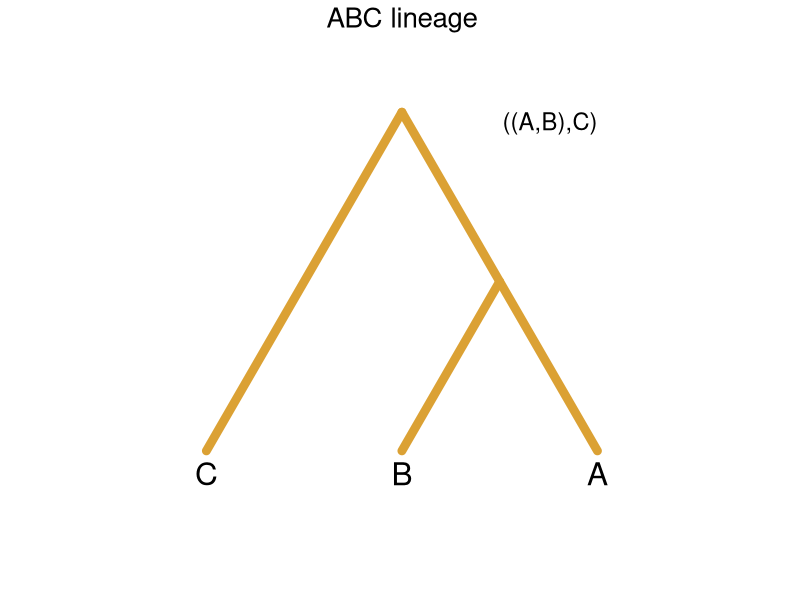

Write R code to recreate this figure.
library(gridExtra)
library(tidyverse)

# define the fig code
myfun <- function(linecolor, linewid,
                  label.01, label.01.size,
                  label.02, label.02.size,
                  title.text,
                  title.size){
  polygon_regular(n=3) %>%
    as.data.frame() %>%
    head(n=3) -> dat
  dat[3, ] %>%
    bind_cols(dat[1, ] %>%
                rename("V3"="V1",
                       "V4"="V2")) -> dat01
  dat[1, ] %>%
    bind_cols(dat[2, ] %>%
                rename("V3"="V1",
                       "V4"="V2")) -> dat02
  (dat[3, ]/2 + dat[1, ]/2) %>%
    bind_cols((dat[3, ]/2 + dat[2, ]/2) %>%
                rename("V3"="V1",
                       "V4"="V2")) -> dat03
  dat01 %>%
    bind_rows(dat02) %>%
    bind_rows(dat03) %>%
    ggplot() +
    geom_segment(aes(x=V1, xend=V3, y=V2, yend=V4),
                 linewidth=linewid,
                 color=linecolor,
                 lineend="round",
                 linejoin="round") +
    theme_bw() +
    theme(panel.grid = element_blank(),
          axis.title = element_blank(),
          axis.text  = element_blank(),
          axis.ticks = element_blank(),
          panel.border = element_blank()) +
    coord_equal() +
    geom_text(data=dat[2, ] %>%
                bind_rows(dat[3, ]/2 + dat[2, ]/2) %>%
                bind_rows(dat[3, ]) %>%
                mutate(label=label.01),
              aes(x=V1, y=V2, label=label),
              vjust=1.5, size=label.01.size) +
    geom_text(data=data.frame(V1=c(dat[3,1]),
                              V2=1,
                              label=label.02),
              aes(x=V1, y=V2, label=label),
              size=label.02.size, vjust=1, hjust=c(1)) +
    labs(title = title.text)+
    theme(plot.title = element_text(hjust=0.5, size=title.size)) +
    xlim(-1, 1) +
    ylim(-1, 1.2)

}



myfun(linecolor = "#dba134",
      linewid = 3,
      label.01 = c("C","B","A"),
      label.01.size = 8,
      label.02 = c("((A,B),C)"),
      label.02.size = 6,
      title.text = "ABC lineage",
      title.size = 20) -> p1
p1
